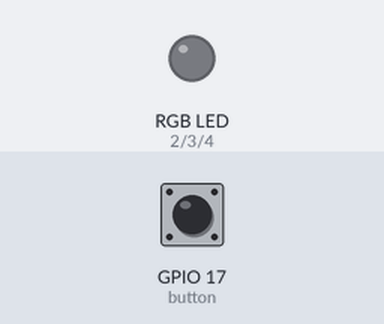
This program was run on a simulated Raspberry Pi (BCM pin numbers). Parts: an RGB LED mixed from three pins (HIGH = lit). The inputs (shaded band) are chosen by the test bench; at power-on: GPIO 17 (button) HIGH. Dim RGB values are drawn brighter than linear; random numbers come from a fixed seed.

Above: at 1.2 s.
1.3 s: GPIO 17 (button) pulled LOW for 0.15 s
At 2.3 s:
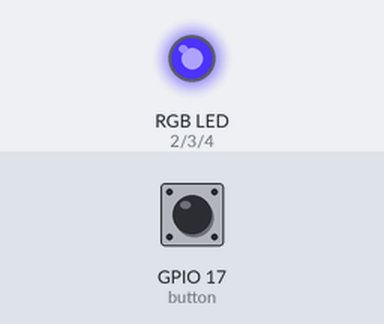
2.9 s: GPIO 17 (button) pulled LOW for 1 s
At 3.5 s:
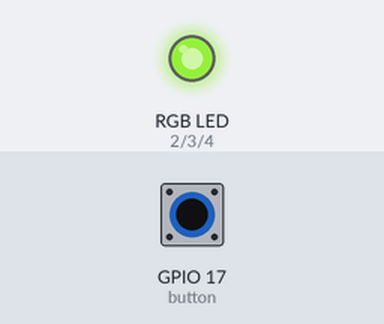
5.4 s: GPIO 17 (button) pulled LOW for 0.15 s
At 6.6 s:
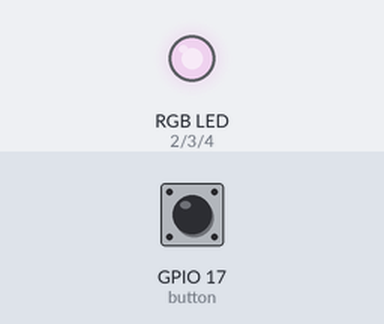
7.0 s: GPIO 17 (button) pulsed LOW 5 times (0.12 s each, 0.3 s apart)
At 8.7 s:
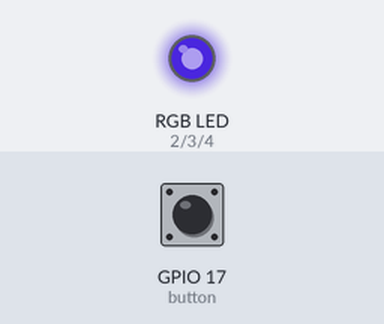
10.0 s: GPIO 17 (button) pulled LOW for 3.2 s
At 11.3 s:
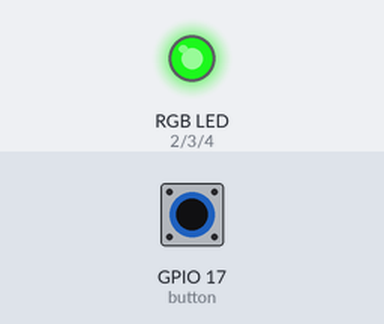
14.7 s: GPIO 17 (button) pulled LOW for 0.15 s
At 16.1 s:
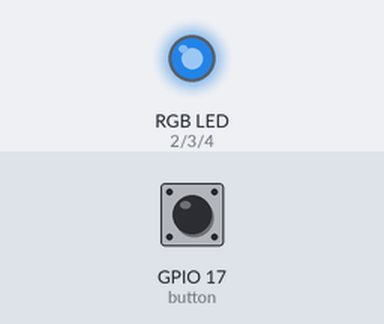
Timing chart, 0 to 17.3 s (numbered marks = the images above; inputs shaded):
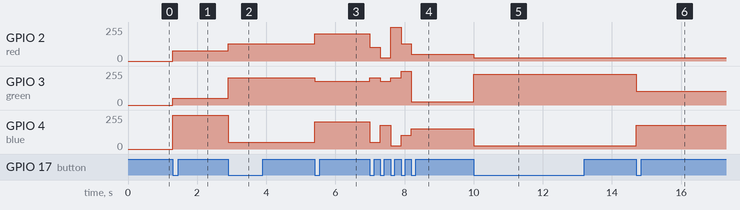

The program:

rgb_pwm.py
```python
from gpiozero import PWMLED, Button
import random
import time
import signal
red=PWMLED(2)
green=PWMLED(3)
blue=PWMLED(4)
button=Button(17)
values=[0.1,0.2,0.3,0.4,0.5,0.6,0.7,0.8,0.9,1]
def change_color ():
    red_pwm=random.choice(values)
    blue_pwm=random.choice(values)
    green_pwm=random.choice(values)
    red.value=red_pwm
    blue.value=blue_pwm
    green.value=green_pwm

button.when_pressed=change_color
signal.pause()
```

Measured:
- after the input at 1.3 s, GPIO 2 (red): 0/255 → 77/255 at once; GPIO 3 (green): 0/255 → 51/255 at once; GPIO 4 (blue): 0/255 → 255/255 at once
- after the input at 2.9 s, GPIO 2 (red): 77/255 → 128/255 at once; GPIO 3 (green): 51/255 → 204/255 at once; GPIO 4 (blue): 255/255 → 51/255 at once
- after the input at 5.4 s, GPIO 2 (red): 128/255 → 204/255 at once; GPIO 3 (green): 204/255 → 179/255 at once; GPIO 4 (blue): 51/255 → 204/255 at once
- after the input at 7.0 s, GPIO 2 (red): 204/255 → 102/255 at once, → 26/255 0.30 s later, → 255/255 0.30 s later, → 128/255 0.30 s later, … (5 changes in this stretch); GPIO 3 (green): 179/255 → 204/255 at once, → 179/255 0.30 s later, → 204/255 0.30 s later, → 255/255 0.30 s later, … (5 changes in this stretch)
- after the input at 10.0 s, GPIO 2 (red): 51/255 → 26/255 at once; GPIO 3 (green): 26/255 → 230/255 at once; GPIO 4 (blue): 153/255 → 26/255 at once
- after the input at 14.7 s, GPIO 3 (green): 230/255 → 102/255 at once; GPIO 4 (blue): 26/255 → 179/255 at once
